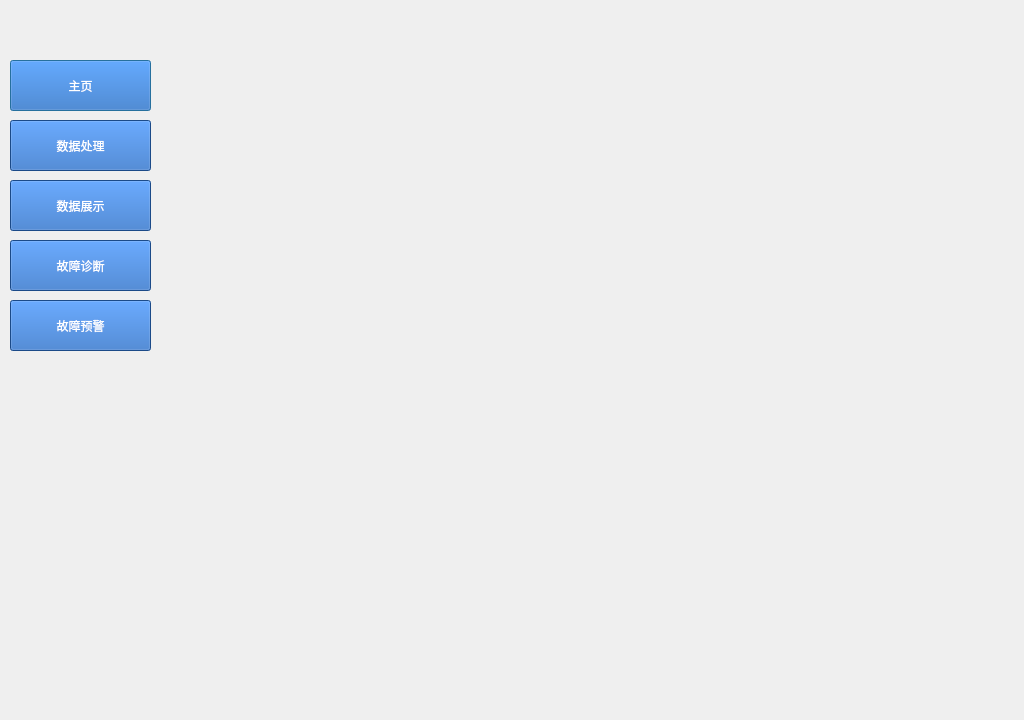
<?xml version="1.0" encoding="UTF-8"?>
<ui version="4.0">
 <class>Dialog</class>
 <widget class="QDialog" name="Dialog">
  <property name="geometry">
   <rect>
    <x>0</x>
    <y>0</y>
    <width>1024</width>
    <height>720</height>
   </rect>
  </property>
  <property name="windowTitle">
   <string>Dialog</string>
  </property>
  <widget class="QPushButton" name="pushButton">
   <property name="geometry">
    <rect>
     <x>10</x>
     <y>60</y>
     <width>141</width>
     <height>51</height>
    </rect>
   </property>
   <property name="layoutDirection">
    <enum>Qt::LeftToRight</enum>
   </property>
   <property name="styleSheet">
    <string notr="true">background-color:rgb(38, 104, 191);
color:rgb(255, 255, 255);
font: 14pt &quot;等线&quot;;

</string>
   </property>
   <property name="text">
    <string>主页</string>
   </property>
  </widget>
  <widget class="QStackedWidget" name="stackedWidget">
   <property name="geometry">
    <rect>
     <x>160</x>
     <y>0</y>
     <width>850</width>
     <height>720</height>
    </rect>
   </property>
   <property name="currentIndex">
    <number>0</number>
   </property>
   <widget class="QWidget" name="page_0">
    <widget class="QWidget" name="widget" native="true">
     <property name="geometry">
      <rect>
       <x>110</x>
       <y>60</y>
       <width>421</width>
       <height>351</height>
      </rect>
     </property>
    </widget>
   </widget>
   <widget class="QWidget" name="page_1">
    <widget class="QPushButton" name="pushButton_3">
     <property name="geometry">
      <rect>
       <x>240</x>
       <y>10</y>
       <width>371</width>
       <height>51</height>
      </rect>
     </property>
     <property name="layoutDirection">
      <enum>Qt::LeftToRight</enum>
     </property>
     <property name="styleSheet">
      <string notr="true">background-color:rgb(38, 104, 191);
color:rgb(255, 255, 255);
font: 14pt &quot;等线&quot;;

</string>
     </property>
     <property name="text">
      <string>点击添加数据</string>
     </property>
    </widget>
    <widget class="QTableWidget" name="tableWidget">
     <property name="geometry">
      <rect>
       <x>90</x>
       <y>80</y>
       <width>721</width>
       <height>531</height>
      </rect>
     </property>
    </widget>
   </widget>
   <widget class="QWidget" name="page_2">
    <widget class="QTableWidget" name="tableWidget_5">
     <property name="geometry">
      <rect>
       <x>70</x>
       <y>60</y>
       <width>381</width>
       <height>291</height>
      </rect>
     </property>
    </widget>
    <widget class="QLabel" name="label_24">
     <property name="geometry">
      <rect>
       <x>30</x>
       <y>20</y>
       <width>61</width>
       <height>16</height>
      </rect>
     </property>
     <property name="text">
      <string>计数分析</string>
     </property>
    </widget>
   </widget>
   <widget class="QWidget" name="page_3">
    <widget class="QLineEdit" name="lineEdit">
     <property name="geometry">
      <rect>
       <x>130</x>
       <y>80</y>
       <width>181</width>
       <height>31</height>
      </rect>
     </property>
    </widget>
    <widget class="QLineEdit" name="lineEdit_3">
     <property name="geometry">
      <rect>
       <x>130</x>
       <y>160</y>
       <width>181</width>
       <height>31</height>
      </rect>
     </property>
    </widget>
    <widget class="QLineEdit" name="lineEdit_2">
     <property name="geometry">
      <rect>
       <x>130</x>
       <y>120</y>
       <width>181</width>
       <height>31</height>
      </rect>
     </property>
    </widget>
    <widget class="QDateEdit" name="dateEdit">
     <property name="geometry">
      <rect>
       <x>130</x>
       <y>210</y>
       <width>181</width>
       <height>21</height>
      </rect>
     </property>
    </widget>
    <widget class="QDateEdit" name="dateEdit_2">
     <property name="geometry">
      <rect>
       <x>130</x>
       <y>240</y>
       <width>181</width>
       <height>21</height>
      </rect>
     </property>
    </widget>
    <widget class="QLineEdit" name="lineEdit_4">
     <property name="geometry">
      <rect>
       <x>130</x>
       <y>40</y>
       <width>181</width>
       <height>31</height>
      </rect>
     </property>
    </widget>
    <widget class="QLabel" name="label_18">
     <property name="geometry">
      <rect>
       <x>10</x>
       <y>160</y>
       <width>71</width>
       <height>21</height>
      </rect>
     </property>
     <property name="text">
      <string>模型选择</string>
     </property>
    </widget>
    <widget class="QLabel" name="label_19">
     <property name="geometry">
      <rect>
       <x>10</x>
       <y>80</y>
       <width>61</width>
       <height>21</height>
      </rect>
     </property>
     <property name="text">
      <string>充电桩编号</string>
     </property>
    </widget>
    <widget class="QLabel" name="label_20">
     <property name="geometry">
      <rect>
       <x>10</x>
       <y>210</y>
       <width>71</width>
       <height>21</height>
      </rect>
     </property>
     <property name="text">
      <string>开始时间</string>
     </property>
    </widget>
    <widget class="QLabel" name="label_21">
     <property name="geometry">
      <rect>
       <x>10</x>
       <y>40</y>
       <width>71</width>
       <height>21</height>
      </rect>
     </property>
     <property name="text">
      <string>充电站编号</string>
     </property>
    </widget>
    <widget class="QLabel" name="label_22">
     <property name="geometry">
      <rect>
       <x>10</x>
       <y>240</y>
       <width>71</width>
       <height>21</height>
      </rect>
     </property>
     <property name="text">
      <string>结束时间</string>
     </property>
    </widget>
    <widget class="QLabel" name="label_23">
     <property name="geometry">
      <rect>
       <x>0</x>
       <y>120</y>
       <width>71</width>
       <height>21</height>
      </rect>
     </property>
     <property name="text">
      <string>故障种类编号</string>
     </property>
    </widget>
    <widget class="QPushButton" name="pushButton_10">
     <property name="geometry">
      <rect>
       <x>100</x>
       <y>280</y>
       <width>101</width>
       <height>31</height>
      </rect>
     </property>
     <property name="layoutDirection">
      <enum>Qt::LeftToRight</enum>
     </property>
     <property name="styleSheet">
      <string notr="true">background-color:rgb(38, 104, 191);
color:rgb(255, 255, 255);
font: 14pt &quot;等线&quot;;

</string>
     </property>
     <property name="text">
      <string>提交</string>
     </property>
    </widget>
   </widget>
   <widget class="QWidget" name="page_4">
    <widget class="QLineEdit" name="lineEdit_9">
     <property name="geometry">
      <rect>
       <x>130</x>
       <y>40</y>
       <width>181</width>
       <height>31</height>
      </rect>
     </property>
    </widget>
    <widget class="QLineEdit" name="lineEdit_10">
     <property name="geometry">
      <rect>
       <x>130</x>
       <y>120</y>
       <width>181</width>
       <height>31</height>
      </rect>
     </property>
    </widget>
    <widget class="QDateEdit" name="dateEdit_5">
     <property name="geometry">
      <rect>
       <x>130</x>
       <y>210</y>
       <width>181</width>
       <height>21</height>
      </rect>
     </property>
    </widget>
    <widget class="QDateEdit" name="dateEdit_6">
     <property name="geometry">
      <rect>
       <x>130</x>
       <y>240</y>
       <width>181</width>
       <height>21</height>
      </rect>
     </property>
    </widget>
    <widget class="QLineEdit" name="lineEdit_11">
     <property name="geometry">
      <rect>
       <x>130</x>
       <y>80</y>
       <width>181</width>
       <height>31</height>
      </rect>
     </property>
    </widget>
    <widget class="QLineEdit" name="lineEdit_12">
     <property name="geometry">
      <rect>
       <x>130</x>
       <y>160</y>
       <width>181</width>
       <height>31</height>
      </rect>
     </property>
    </widget>
    <widget class="QLabel" name="label">
     <property name="geometry">
      <rect>
       <x>10</x>
       <y>40</y>
       <width>71</width>
       <height>21</height>
      </rect>
     </property>
     <property name="text">
      <string>充电站编号</string>
     </property>
    </widget>
    <widget class="QLabel" name="label_2">
     <property name="geometry">
      <rect>
       <x>10</x>
       <y>80</y>
       <width>61</width>
       <height>21</height>
      </rect>
     </property>
     <property name="text">
      <string>充电桩编号</string>
     </property>
    </widget>
    <widget class="QLabel" name="label_3">
     <property name="geometry">
      <rect>
       <x>0</x>
       <y>120</y>
       <width>71</width>
       <height>21</height>
      </rect>
     </property>
     <property name="text">
      <string>故障种类编号</string>
     </property>
    </widget>
    <widget class="QLabel" name="label_4">
     <property name="geometry">
      <rect>
       <x>10</x>
       <y>160</y>
       <width>71</width>
       <height>21</height>
      </rect>
     </property>
     <property name="text">
      <string>模型选择</string>
     </property>
    </widget>
    <widget class="QLabel" name="label_5">
     <property name="geometry">
      <rect>
       <x>10</x>
       <y>210</y>
       <width>71</width>
       <height>21</height>
      </rect>
     </property>
     <property name="text">
      <string>开始时间</string>
     </property>
    </widget>
    <widget class="QLabel" name="label_11">
     <property name="geometry">
      <rect>
       <x>10</x>
       <y>240</y>
       <width>71</width>
       <height>21</height>
      </rect>
     </property>
     <property name="text">
      <string>结束时间</string>
     </property>
    </widget>
    <widget class="QPushButton" name="pushButton_11">
     <property name="geometry">
      <rect>
       <x>100</x>
       <y>280</y>
       <width>101</width>
       <height>31</height>
      </rect>
     </property>
     <property name="layoutDirection">
      <enum>Qt::LeftToRight</enum>
     </property>
     <property name="styleSheet">
      <string notr="true">background-color:rgb(38, 104, 191);
color:rgb(255, 255, 255);
font: 14pt &quot;等线&quot;;

</string>
     </property>
     <property name="text">
      <string>提交</string>
     </property>
    </widget>
   </widget>
  </widget>
  <widget class="QPushButton" name="pushButton_2">
   <property name="geometry">
    <rect>
     <x>10</x>
     <y>120</y>
     <width>141</width>
     <height>51</height>
    </rect>
   </property>
   <property name="layoutDirection">
    <enum>Qt::LeftToRight</enum>
   </property>
   <property name="styleSheet">
    <string notr="true">background-color:rgb(38, 104, 191);
color:rgb(255, 255, 255);
font: 14pt &quot;等线&quot;;

</string>
   </property>
   <property name="text">
    <string>数据处理</string>
   </property>
  </widget>
  <widget class="QPushButton" name="pushButton_4">
   <property name="geometry">
    <rect>
     <x>10</x>
     <y>180</y>
     <width>141</width>
     <height>51</height>
    </rect>
   </property>
   <property name="layoutDirection">
    <enum>Qt::LeftToRight</enum>
   </property>
   <property name="styleSheet">
    <string notr="true">background-color:rgb(38, 104, 191);
color:rgb(255, 255, 255);
font: 14pt &quot;等线&quot;;

</string>
   </property>
   <property name="text">
    <string>数据展示</string>
   </property>
  </widget>
  <widget class="QPushButton" name="pushButton_5">
   <property name="geometry">
    <rect>
     <x>10</x>
     <y>240</y>
     <width>141</width>
     <height>51</height>
    </rect>
   </property>
   <property name="layoutDirection">
    <enum>Qt::LeftToRight</enum>
   </property>
   <property name="styleSheet">
    <string notr="true">background-color:rgb(38, 104, 191);
color:rgb(255, 255, 255);
font: 14pt &quot;等线&quot;;

</string>
   </property>
   <property name="text">
    <string>故障诊断</string>
   </property>
  </widget>
  <widget class="QPushButton" name="pushButton_6">
   <property name="geometry">
    <rect>
     <x>10</x>
     <y>300</y>
     <width>141</width>
     <height>51</height>
    </rect>
   </property>
   <property name="layoutDirection">
    <enum>Qt::LeftToRight</enum>
   </property>
   <property name="styleSheet">
    <string notr="true">background-color:rgb(38, 104, 191);
color:rgb(255, 255, 255);
font: 14pt &quot;等线&quot;;

</string>
   </property>
   <property name="text">
    <string>故障预警</string>
   </property>
  </widget>
 </widget>
 <resources/>
 <connections>
  <connection>
   <sender>pushButton</sender>
   <signal>clicked()</signal>
   <receiver>Dialog</receiver>
   <slot>click_index_0()</slot>
   <hints>
    <hint type="sourcelabel">
     <x>85</x>
     <y>78</y>
    </hint>
    <hint type="destinationlabel">
     <x>90</x>
     <y>32</y>
    </hint>
   </hints>
  </connection>
  <connection>
   <sender>pushButton_2</sender>
   <signal>clicked()</signal>
   <receiver>Dialog</receiver>
   <slot>click_index_1()</slot>
   <hints>
    <hint type="sourcelabel">
     <x>127</x>
     <y>134</y>
    </hint>
    <hint type="destinationlabel">
     <x>3</x>
     <y>142</y>
    </hint>
   </hints>
  </connection>
  <connection>
   <sender>pushButton_4</sender>
   <signal>clicked()</signal>
   <receiver>Dialog</receiver>
   <slot>click_index_2()</slot>
   <hints>
    <hint type="sourcelabel">
     <x>74</x>
     <y>210</y>
    </hint>
    <hint type="destinationlabel">
     <x>-1</x>
     <y>207</y>
    </hint>
   </hints>
  </connection>
  <connection>
   <sender>pushButton_5</sender>
   <signal>clicked()</signal>
   <receiver>Dialog</receiver>
   <slot>click_index_3()</slot>
   <hints>
    <hint type="sourcelabel">
     <x>91</x>
     <y>270</y>
    </hint>
    <hint type="destinationlabel">
     <x>6</x>
     <y>263</y>
    </hint>
   </hints>
  </connection>
  <connection>
   <sender>pushButton_6</sender>
   <signal>clicked()</signal>
   <receiver>Dialog</receiver>
   <slot>click_index_4()</slot>
   <hints>
    <hint type="sourcelabel">
     <x>48</x>
     <y>326</y>
    </hint>
    <hint type="destinationlabel">
     <x>3</x>
     <y>318</y>
    </hint>
   </hints>
  </connection>
  <connection>
   <sender>pushButton_3</sender>
   <signal>clicked()</signal>
   <receiver>Dialog</receiver>
   <slot>addcsv()</slot>
   <hints>
    <hint type="sourcelabel">
     <x>461</x>
     <y>36</y>
    </hint>
    <hint type="destinationlabel">
     <x>1019</x>
     <y>45</y>
    </hint>
   </hints>
  </connection>
 </connections>
 <slots>
  <slot>click_index_0()</slot>
  <slot>click_index_1()</slot>
  <slot>click_index_2()</slot>
  <slot>click_index_3()</slot>
  <slot>click_index_4()</slot>
  <slot>addcsv()</slot>
 </slots>
</ui>
